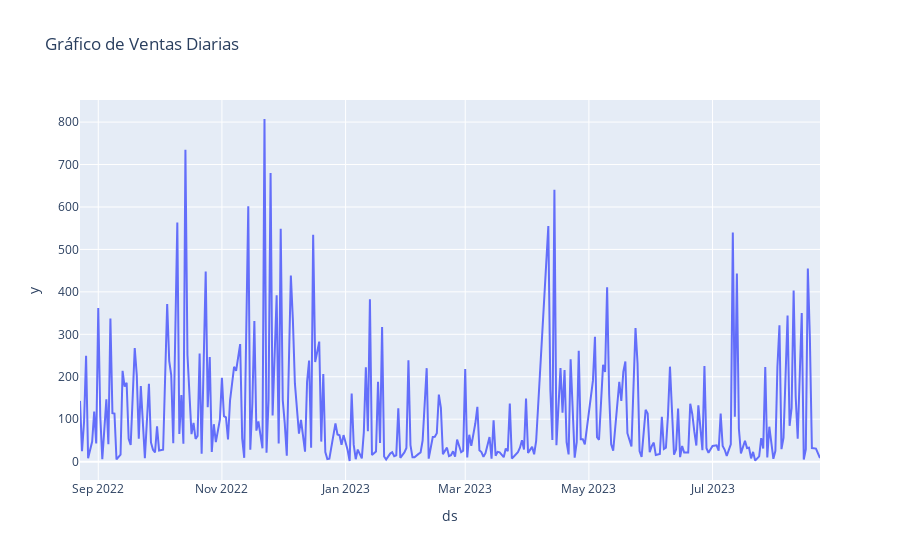

The notebook cell saved with this chart:
### Code cell
#filtramos
poplin = poplin[poplin['ds'] >= '2022-08-23']


# Crear el gráfico con Plotly Express
fig = px.line(poplin, x='ds', y='y', title='Gráfico de Ventas Diarias')

# Mostrar el gráfico
fig.show()

### Figure 1 — Plotly figure (JSON) as saved in the notebook; plotly's stock layout.template omitted (floating-point values rounded to 4 significant figures; data arrays with more than 128 entries replaced by an {"elided": "..."} marker saying what was removed)
{"data": [{"hovertemplate": "ds=%{x}<br>y=%{y}<extra></extra>", "legendgroup": "", "line": {"color": "#636efa", "dash": "solid"}, "marker": {"symbol": "circle"}, "mode": "lines", "name": "", "orientation": "v", "showlegend": false, "type": "scatter", "x": {"elided": "306 str values"}, "xaxis": "x", "y": {"elided": "306 float values"}, "yaxis": "y"}], "layout": {"legend": {"tracegroupgap": 0}, "title": {"text": "Gráfico de Ventas Diarias"}, "xaxis": {"anchor": "y", "domain": [0, 1], "title": {"text": "ds"}}, "yaxis": {"anchor": "x", "domain": [0, 1], "title": {"text": "y"}}}}
